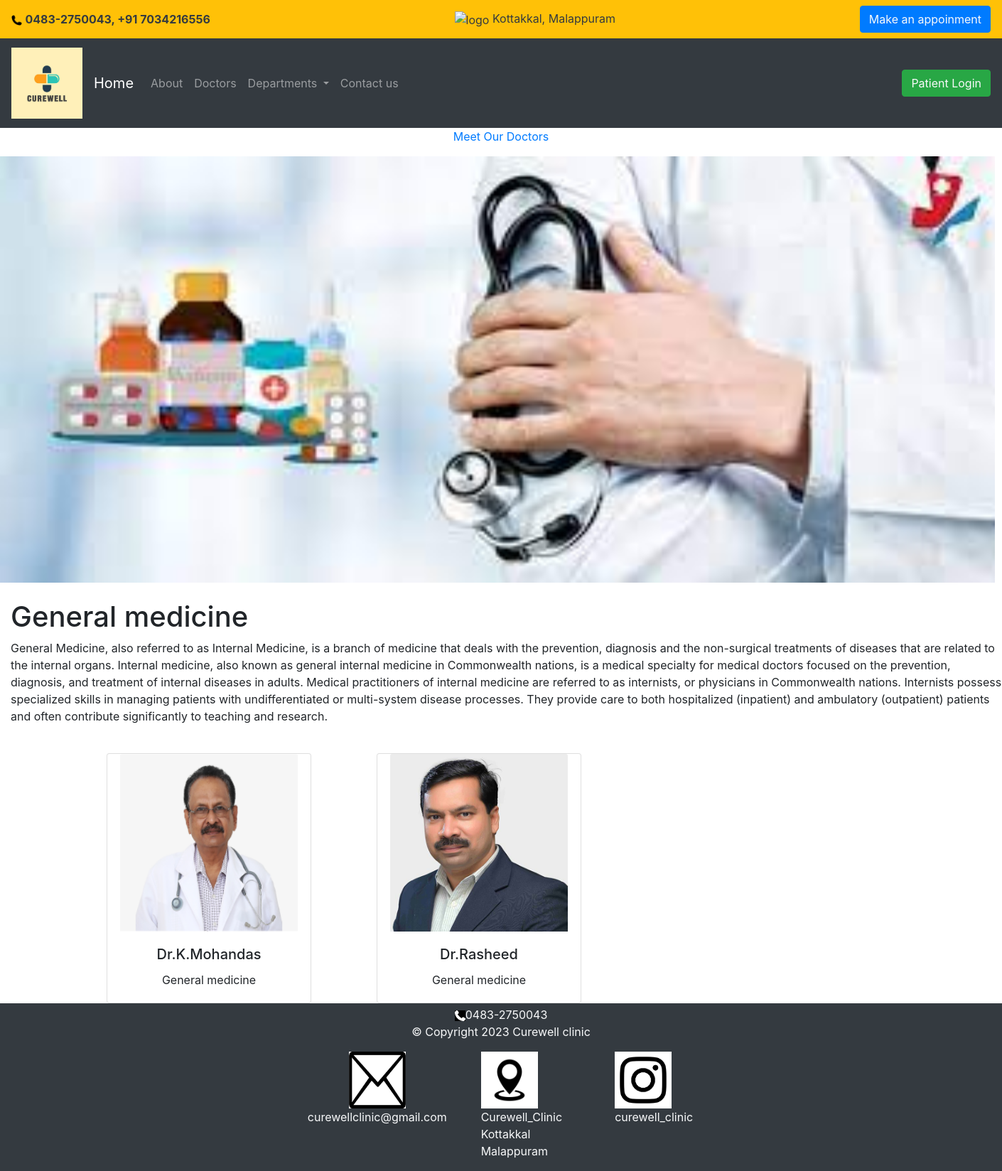
The app's page /general-medicine/ with its own data.
### Curewell/models.py (models this page shows, shortened)
class Department(models.Model):
    name = models.CharField(max_length=250, unique=True)
    slug = models.SlugField(max_length=250, unique=True)
    description =models.TextField(blank=True)
    image = models.ImageField(upload_to='Departments',blank=True)
    class Meta:
        ordering = ('name',)
        verbose_name = 'Department'
        verbose_name_plural = 'Departments'
    def get_url(self):
        return reverse('doctors_by_department', args=[ self.slug])
    def __str__(self):
        return '{}' .format(self.name)

class Doctors(models.Model):
    name = models.CharField(max_length=200, unique=True)
    slug = models.SlugField(max_length=250, unique=True)
    department = models.ForeignKey(Department, on_delete=models.CASCADE)
    qualification = models.CharField(max_length=250)
    image = models.ImageField(upload_to='Doctors', blank=True)
    available = models.BooleanField(default=True)
    class Meta:
        ordering = ('name',)
        verbose_name = 'Doctor'
        verbose_name_plural = 'Doctors'

### Curewell/views.py (the view)
# urls.py: path('', views.alldoctors, name='alldoctors'),
def alldoctors(request, slug_c=None):
    page_c = None
    doctors = None
    if slug_c != None:
        page_c = get_object_or_404(Department, slug=slug_c)
        doctors = Doctors.objects.all().filter(department=page_c)
    else:
        doctors= Doctors.objects.all().filter(available=True)
    return render(request, 'home.html', {'department': page_c, 'doctors': doctors})

### Curewell/context_processors.py (called while the page is built)
def my_links(request):
    links=Department.objects.all()
    return dict(links=links)

### templates/home.html (shortened to what this page needs)
{% extends 'base.html' %}
{% load static %}
{% block content %}
{% if department %}
  <div>
    <div>
      <p class="text-center"><a href= "{% url 'alldoctors' %}">Meet Our Doctors</a></p>
    </div>
  </div>
{% endif %}
<div>
  {% if department %}
  <img src="{{ department.image.url }}" alt="{{department.name}}" style="width:1400px;height:600px;">
</div>
<br>
<div>
  <h1 style="padding-left:15px;">{{department.name}}</h1>
  <p style="padding-left:15px;">{{department.description}}</p>
</div>
{% endif %}
<br>
<div class="container">
  <div class="row">
    {% for doctor in doctors %}
      <div class="col-9 col-sm-12 col-md-4 col-lg-4">
        <div class="card text-center" style="width: 18rem;">
            <a href="{{ doctor.get_url }}"><img class="card-img-top" src="{{ doctor.image.url }}" style="width:250px;height:250px;" alt="{{doctor.name}}"></a>
          <div class="card-body">
            <h5 class="card-title">{{doctor.name}}</h5>
            <p class="card-text">{{doctor.department}}</p>
          </div>
        </div>
      </div>
    {% endfor %}
  </div>
</div>
{% endblock content %}

### records on screen
Department: image (picture), name "General medicine", description "General Medicine, also referred to as Internal Medicine, is a branch of medicine that deals with the prevention, diagnosis and the non-surgical treatments of diseases that are related to the internal organs. Internal medicine, also known as general internal medicine in Commonwealth nations, is a medical specialty for medical doctors focused on the prevention, diagnosis, and treatment of internal diseases in adults. Medical practitioners of internal medicine are referred to as internists, or physicians in Commonwealth nations. Internists possess specialized skills in managing patients with undifferentiated or multi-system disease processes. They provide care to both hospitalized (inpatient)…"
Doctors: image (picture), name "Dr.K.Mohandas", department "General medicine"
Doctors: image (picture), name "Dr.Rasheed", department "General medicine"
